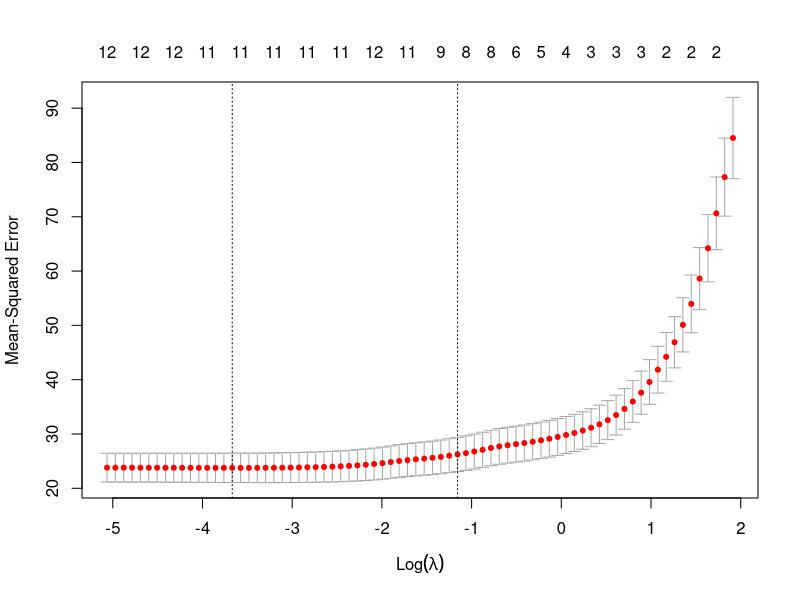
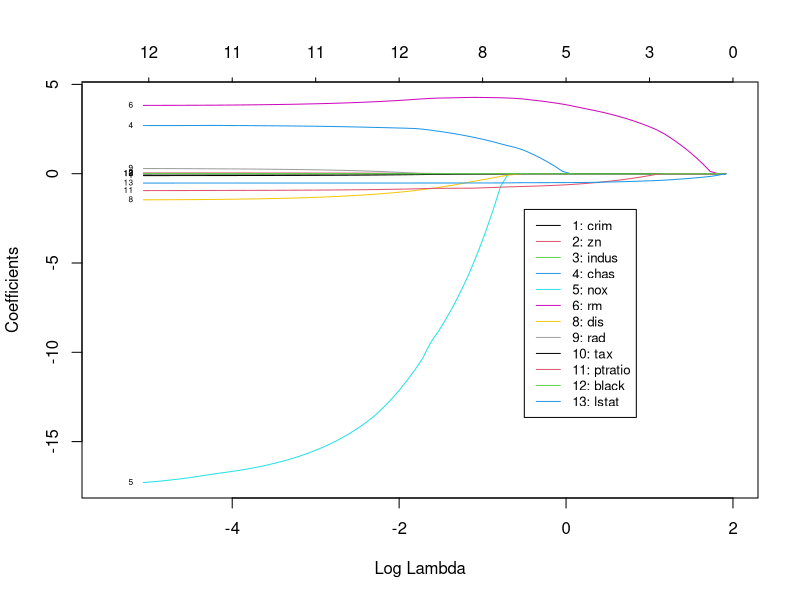

Reproduce these figures in R, in order.
## This script shows how to fit a LASSO model.

# To learn more about LASSO, refer to:
# http://statweb.stanford.edu/~tibs/lasso.html

# Load packages.
suppressWarnings(if (!require("glmnet", quietly = TRUE))
    install.packages("glmnet"))
library("glmnet") # use this package to fit a glmnet model
suppressWarnings(if (!require("MASS", quietly = TRUE))
    install.packages("MASS"))
library("MASS") # to use the Boston dataset

# Identify the optimal value of lambda.
# Define response variable and predictor variables.
response_column <- which(colnames(Boston) %in% c("medv"))
train_X <- data.matrix(Boston[, - response_column])
train_y <- Boston[, response_column]

# Use cv.glmnet with 10-fold cross-validation to pick lambda.
print("Started fitting LASSO")
model1 <- cv.glmnet(x = train_X, y = train_y, alpha = 1, nfolds = 10,
                    family = "gaussian", type.measure = "mse")
print("Finished fitting LASSO")
plot(model1)

# Print out the optimal lambdas.
cat("Lambda that gives minimum mean cross-validated error:",
    as.character(round(model1$lambda.min, 4)), "\n\n")
cat("Largest lambda with mean cross-validated error",
    "within 1 standard error of the minimum error:",
    as.character(round(model1$lambda.1se, 4)), "\n\n")
cat("Coefficients based on lambda that", 
    " gives minimum mean cross-validated error: \n")
print(coef(model1, s = "lambda.min"))

# Check how lambda impacts the estimated coefficients.
model2 <- glmnet(x = train_X, y = train_y, alpha = 1, family = "gaussian")

# Identify variable names.
vn = colnames(train_X)
vid <- as.character(seq(1,length(vn)))

# Check and exclude the variables with coefficient value 0. 
vnat = coef(model2)
vnat_f <- vnat[-1, ncol(vnat)] 
vid <- vid[vnat_f != 0]
vn <- vn[vnat_f != 0]

# Define the legend description, line type, and line color.
nvars <- length(vn)
legend_desc <- paste(vid, vn, sep=": ")
legend_desc
mylty <- rep(1,nvars)
mycl <- seq(1,nvars)

# Plot
plot(model2, xvar = "lambda", label = TRUE, col = mycl, xlim = c(-5.5, 2))
legend(-0.5,-2, legend_desc, lty = mylty, col = mycl, cex = 0.8) 


### Make predictions.

x_new <- data.matrix(train_X[1:2, - response_column])

# Make predictions with model 1.
predictions_train <- predict(model1, newx = x_new, s = "lambda.min")
print(predictions_train)

# Make predictions with model 2.
predictions_train2 <- predict(model2, newx = x_new, s = model1$lambda.min)
print(predictions_train2)
